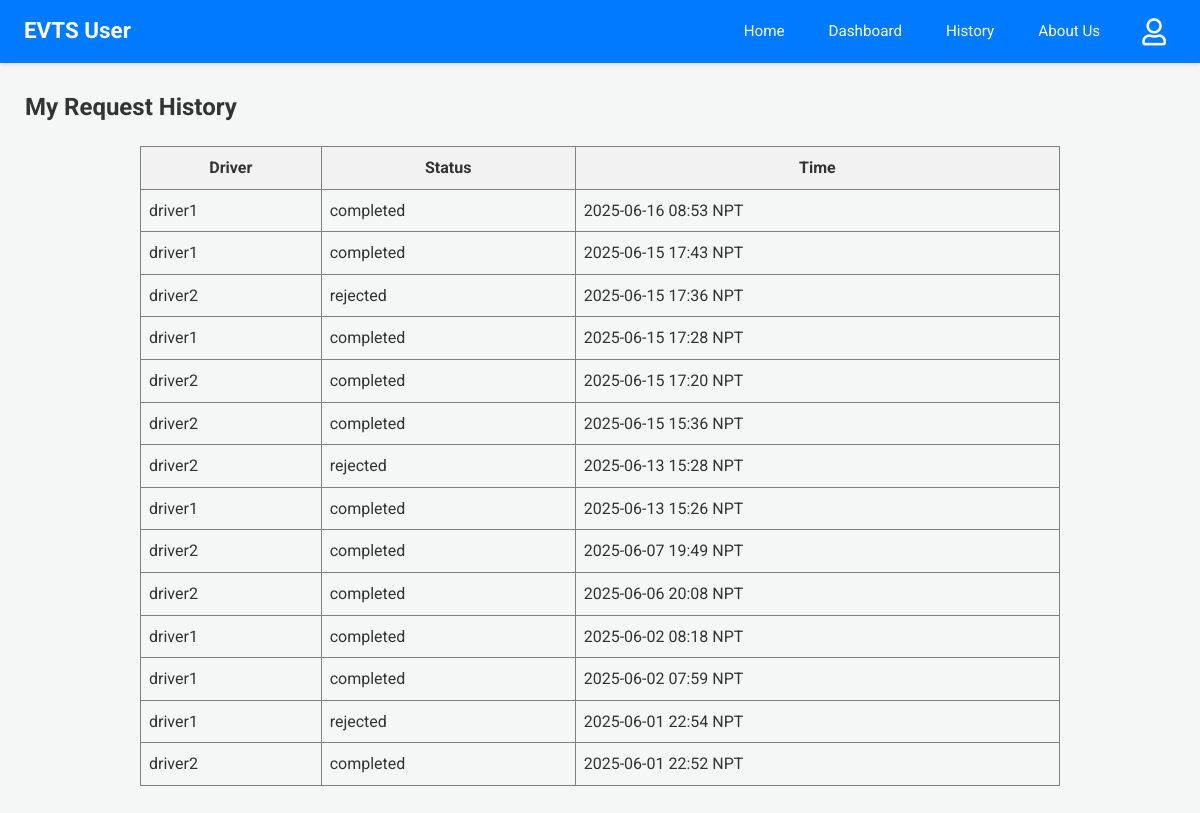
Page /user-history (signed in) on the committed database.
### app.py (models this page shows)
class Driver(db.Model):
    email = db.Column(db.String(120), primary_key=True)
    name = db.Column(db.String(100))
    phone = db.Column(db.String(15))
    password = db.Column(db.String(100))
    vehicle = db.Column(db.String(50))
    node = db.Column(db.String(10), nullable=False)

class RideRequest(db.Model):
    __tablename__ = 'ride_request'
    id = db.Column(db.Integer, primary_key=True)
    user_email = db.Column(db.String(100), nullable=False)
    driver_email = db.Column(db.String(100), nullable=False)
    user_latitude_at_request = db.Column(db.Float, nullable=True)
    user_longitude_at_request = db.Column(db.Float, nullable=True)
    timestamp = db.Column(db.DateTime, default=lambda: datetime.now(timezone.utc))
    status = db.Column(db.String(20), default='Pending')

### app.py (the view)
@app.route('/user-history')
@login_required_user
def user_history():
    reqs_db = RideRequest.query.filter_by(user_email=session['user']).order_by(RideRequest.timestamp.desc()).all()
    s_reqs = [{'driver_name': (Driver.query.get(r.driver_email).name or r.driver_email if Driver.query.get(r.driver_email) else "N/A"),
               'status': r.status, 'timestamp': format_datetime_npt(r.timestamp)} for r in reqs_db]
    response = make_response(render_template('user_history.html', requests=s_reqs))
    return add_no_cache_to_response(response)

### app.py (called while the page is built)
def format_datetime_npt(dt_utc):
    if dt_utc is None: return "N/A"
    if dt_utc.tzinfo is None or dt_utc.tzinfo.utcoffset(dt_utc) is None:
        dt_utc = dt_utc.replace(tzinfo=timezone.utc)
    else:
        dt_utc = dt_utc.astimezone(timezone.utc)
    dt_npt = dt_utc.astimezone(NPT)
    return dt_npt.strftime('%Y-%m-%d %H:%M NPT')

def login_required_user(f):
    @wraps(f)
    def decorated_function(*args, **kwargs):
        if 'user' not in session:
            return redirect(url_for('login', next=request.url))
        return f(*args, **kwargs)
    return decorated_function

def add_no_cache_to_response(response):
    response.headers["Cache-Control"] = "no-cache, no-store, must-revalidate, public, max-age=0"
    response.headers["Pragma"] = "no-cache"
    response.headers["Expires"] = "0"
    return response

### templates/user_history.html
{% extends 'user_base.html' %}
{% block content %}
<h2>My Request History</h2>
{% if requests %}
<table border="1" cellpadding="8" cellspacing="0" style="border-collapse: collapse; width: 80%; margin: 20px auto;">
  <thead>
    <tr style="background-color: #f2f2f2;">
      <th>Driver</th>
      <th>Status</th>
      <th>Time</th>
    </tr>
  </thead>
  <tbody>
  {% for req in requests %}
  <tr>
    <td>{{ req.driver_name }}</td>
    <td>{{ req.status }}</td>
    <td>{{ req.timestamp }}</td>
  </tr>
  {% endfor %}
  </tbody>
</table>
{% else %}
<p>You have no ride request history.</p>
{% endif %}
{% endblock %}

### static/css/dashboard_styles.css (style rules this page uses)
body { font-family: 'Roboto', 'Segoe UI', Tahoma, Geneva, Verdana, sans-serif; margin: 0; background-color: #f4f7f6; color: #333; line-height: 1.6; }
.dashboard-content h2, .dashboard-content h3, .dashboard-content h4 { color: #333; margin-top: 0; }

### rows in the picture
Driver: driver_name "driver1" "driver1" "driver1" "driver1" "driver1" "driver1" "driver1"
RideRequest: status "completed"
RideRequest: status "completed"
Driver: driver_name "driver2" "driver2" "driver2" "driver2" "driver2" "driver2" "driver2"
RideRequest: status "rejected"
RideRequest: status "completed"
RideRequest: status "completed"
RideRequest: status "completed"
RideRequest: status "rejected"
RideRequest: status "completed"
RideRequest: status "completed"
RideRequest: status "completed"
RideRequest: status "completed"
RideRequest: status "completed"
RideRequest: status "rejected"
RideRequest: status "completed"

### other values in the picture
{{ req.timestamp }} "2025-06-16 08:53 NPT" "2025-06-15 17:43 NPT" "2025-06-15 17:36 NPT" "2025-06-15 17:28 NPT" "2025-06-15 17:20 NPT" "2025-06-15 15:36 NPT" "2025-06-13 15:28 NPT" "2025-06-13 15:26 NPT" "2025-06-07 19:49 NPT" "2025-06-06 20:08 NPT" "2025-06-02 08:18 NPT" "2025-06-02 07:59 NPT" "2025-06-01 22:54 NPT" "2025-06-01 22:52 NPT"
